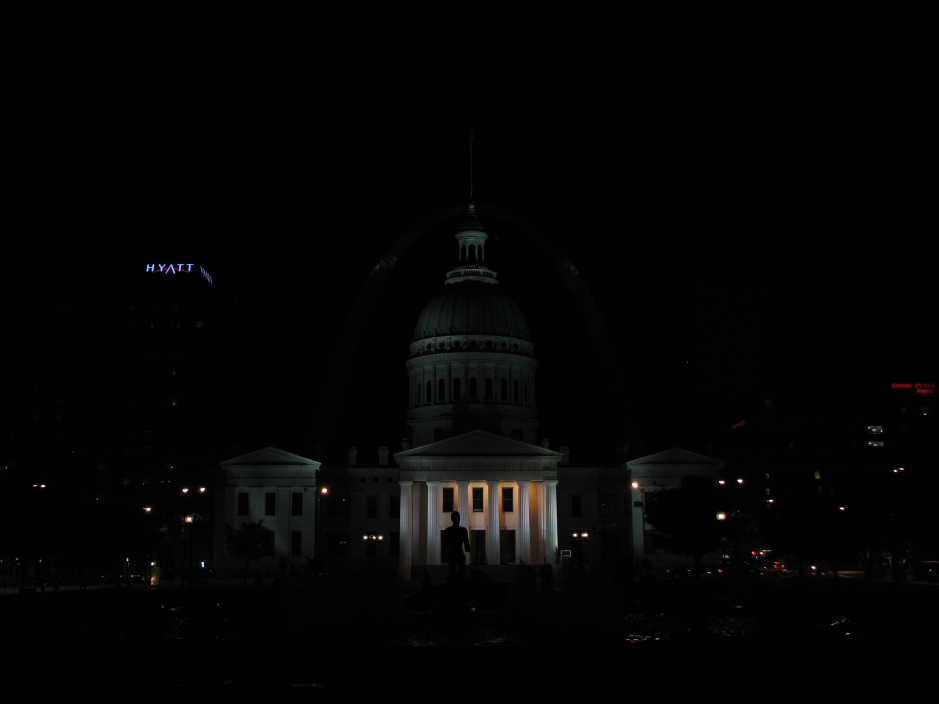
#> input picture 10/img_0.033.jpg, 2816 x 2112 px (shown at 1/3 size)
$ jupyter execute 10_hdr.ipynb   (shell and % lines are left out)
#> lines starting #> are read from the running program, lines starting #| are printed output that depends on the picture; long printed decimals are rounded
# High Dynamic Range (HDR) Imaging

**Satya Mallick, LearnOpenCV.com**

[cell 1]
# Import Libraries
import os
import cv2
import numpy as np
import matplotlib.pyplot as plt

from zipfile import ZipFile
from urllib.request import urlretrieve

##  <font style="color:black">Download Assets</font>

[cell 2]
def download_and_unzip(url, save_path):
#> called with save_path = '10/opencv_bootcamp_assets_NB10.zip'
    print(f"Downloading and extracting assests....", end="")

    # Downloading zip file using urllib package.
    urlretrieve(url, save_path)
#> (this line was passed over: the network is not available in this run)

    try:
        # Extracting zip file using the zipfile package.
        with ZipFile(save_path) as z:
            # Extract ZIP file contents in the same directory.
            z.extractall(os.path.split(save_path)[0])

        print("Done")

    except Exception as e:
        print("\nInvalid file.", e)

[cell 3]
URL = r"https://www.dropbox.com/s/qa1hsyxt66pvj02/opencv_bootcamp_assets_NB10.zip?dl=1"

asset_zip_path = os.path.join(os.getcwd(), "opencv_bootcamp_assets_NB10.zip")

# Download if assest ZIP does not exists.
if not os.path.exists(asset_zip_path):
    download_and_unzip(URL, asset_zip_path)

# with ZipFile(asset_zip_path) as z:
#     # Extract ZIP file contents in the same directory.
#     z.extractall(os.path.split(asset_zip_path)[0])
#     print("Done")

# Basic Idea

1. The **dynamic range** of images is limited to 8-bits (0 - 255) per channel
2. Very bright pixels saturate to 255
3. Very dark pixels clip to 0

# Step 1: Capture Multiple Exposures

[cell 4]
def readImagesAndTimes():
    # List of file names
    filenames = ["img_0.033.jpg", "img_0.25.jpg", "img_2.5.jpg", "img_15.jpg"]

    # List of exposure times
    times = np.array([1 / 30.0, 0.25, 2.5, 15.0], dtype=np.float32)

    # Read images
    images = []
    for filename in filenames:
        im = cv2.imread(filename)
#> im is the input picture: shape (2112, 2816, 3); mean B, G, R 3.4, 3.7, 3.7
        images.append(im)

    return images, times

# Step 2: Align Images

[cell 5]
# Read images and exposure times
images, times = readImagesAndTimes()

# Align Images
alignMTB = cv2.createAlignMTB()
alignMTB.process(images, images)

# 代码解释：图像对齐处理

这段代码是使用OpenCV进行高动态范围(HDR)图像处理的一部分，主要功能是对不同曝光时间的图像进行对齐。

## 代码逐行解释：

1. `images, times = readImagesAndTimes()`
   - 调用`readImagesAndTimes()`函数读取一组图像及其对应的曝光时间
   - 返回：
     - `images`: 包含多幅不同曝光图像的列表
     - `times`: 与每幅图像对应的曝光时间数组

2. `alignMTB = cv2.createAlignMTB()`
   - 创建一个基于MTB(Median Threshold Bitmap，中值阈值位图)算法的图像对齐器
   - MTB算法特点：
     * 对亮度变化鲁棒(适合不同曝光图像对齐)
     * 计算效率高
     * 通过将图像转换为二值位图来对齐

3. `alignMTB.process(images, images)`
   - 执行对齐操作
   - 参数：
     - 第一个`images`: 输入图像列表(不同曝光的图像)
     - 第二个`images`: 输出图像列表(对齐后的图像，这里直接覆盖原列表)
   - 处理过程：
     1. 选择一幅图像作为参考(通常是中等曝光的那幅)
     2. 将其余图像与之对齐
     3. 结果存储在输入的images变量中

## 为什么要做图像对齐？

在不同时间拍摄的同一场景的多幅图像之间可能存在微小位移(即使使用三脚架)，对齐可以：
- 消除相机微小移动带来的影响
- 确保后续HDR合成时像素位置准确对应
- 提高最终HDR图像的质量

MTB算法特别适合处理不同曝光图像的对齐，因为它对亮度变化不敏感。

# Step 3: Estimate Camera Response Function

[cell 6]
# Find Camera Response Function (CRF)
calibrateDebevec = cv2.createCalibrateDebevec()
responseDebevec = calibrateDebevec.process(images, times)
print(type(responseDebevec))
print(responseDebevec.shape)
#| (256, 1, 3)

# Plot CRF
x = np.arange(256, dtype=np.uint8)
y = np.squeeze(responseDebevec)
print(type(y))
print(y.shape)
#| (256, 3)

ax = plt.figure(figsize=(30, 15))
plt.title("Debevec Inverse Camera Response Function", fontsize=24)
plt.xlabel("Measured Pixel Value", fontsize=22)
plt.ylabel("Calibrated Intensity", fontsize=22)
plt.xlim([0, 260])
plt.grid()
plt.plot(x, y[:, 0], "b", x, y[:, 1], "g", x, y[:, 2], "r")
plt.show()
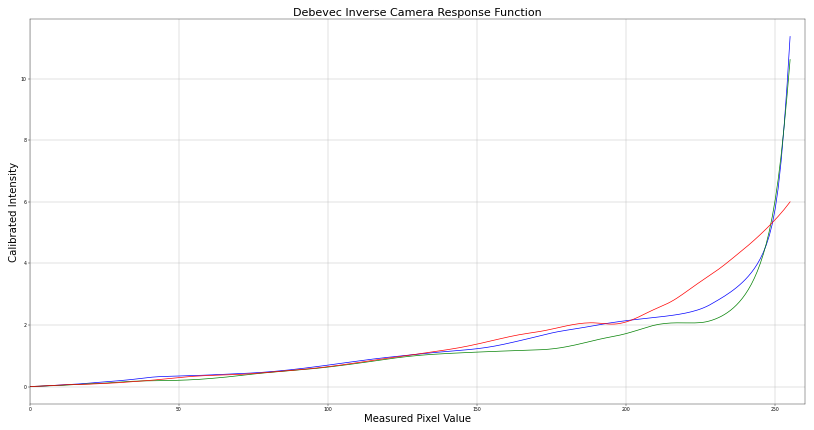
#> figure drawn by matplotlib, 1 panel; curve peaks at x = 255, y = 11.37; curve peaks at x = 255, y = 10.62; curve peaks at x = 255, y = 6

# 代码解释：相机响应函数(CRF)计算与可视化

这段代码用于计算相机的响应函数(Camera Response Function, CRF)并将其可视化，这是HDR成像中的关键步骤。

## 代码逐行解释：

1. `calibrateDebevec = cv2.createCalibrateDebevec()`
   - 创建Debevec算法的CRF校准器
   - Debevec算法特点：
     * 从不同曝光图像中恢复相机响应曲线
     * 基于辐射度与像素值的非线性关系建模
     * 论文来源：Debevec和Malik的"Recovering High Dynamic Range Radiance Maps from Photographs"(1997)

2. `responseDebevec = calibrateDebevec.process(images, times)`
   - 计算相机响应函数
   - 参数：
     - `images`: 对齐后的不同曝光图像序列
     - `times`: 对应的曝光时间数组
   - 返回：
     - `responseDebevec`: 3x256的矩阵，表示BGR三个通道的逆CRF

3. `x = np.arange(256, dtype=np.uint8)`
   - 创建x轴数据(0-255的像素值范围)

4. `y = np.squeeze(responseDebevec)`
   - 去除CRF矩阵的单维度条目
   - 结果形状：256x3 (像素值x通道)

5. 绘图部分：
   ```python
   ax = plt.figure(figsize=(30, 10))
   plt.title("Debevec Inverse Camera Response Function", fontsize=24)
   plt.xlabel("Measured Pixel Value", fontsize=22)
   plt.ylabel("Calibrated Intensity", fontsize=22)
   plt.xlim([0, 260])
   plt.grid()
   plt.plot(x, y[:, 0], "b", x, y[:, 1], "g", x, y[:, 2], "r")
   plt.show()
   ```
   - 创建大尺寸图形(30x10英寸)
   - 设置标题和轴标签(大字体)
   - x轴范围0-260
   - 显示网格
   - 绘制三条曲线：
     - 蓝色("b"): 蓝色通道的逆CRF
     - 绿色("g"): 绿色通道的逆CRF
     - 红色("r"): 红色通道的逆CRF

## 相机响应函数的意义

CRF描述了：
- 真实场景辐射度 → 相机捕获像素值的映射关系
- 通常是非线性的(特别是高光和阴影部分)
- 不同颜色通道可能有不同响应

逆CRF(这里计算的)则是：
- 像素值 → 辐射度的映射
- 用于将不同曝光图像转换到统一的辐射度空间

## 典型CRF曲线特征

1. S形曲线：大多数相机的响应函数呈S形
2. 通道差异：蓝色通道通常灵敏度较低
3. 非线性：两端(暗部和亮部)变化较平缓

# Step 4: Merge Exposure into an HDR Image

[cell 7]
def image_param_show(image):
    print('--------------image params:-------------')
    # print("image params:")
    print('type(image):', type(image))
    print('image.shape:', image.shape)
    print('image.dtype:', image.dtype)
    print("pixel max:", image.max())
    print("pixel min:", image.min())
    print("pixel mean", image.mean())
    print("NaN count:", np.isnan(image).sum())
    print("Inf count:", np.isinf(image).sum())
    print('----------------------------------------\n')

[cell 8]
# Merge images into an HDR linear image
mergeDebevec = cv2.createMergeDebevec()
hdrDebevec = mergeDebevec.process(images, times, responseDebevec)
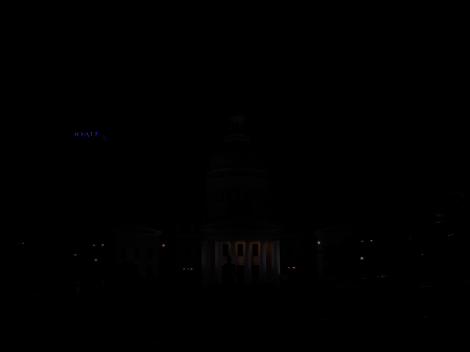
#> hdrDebevec: shape (2112, 2816, 3) float32 (shown at 1/6 size); mean of channels 0, 1, 2 0.6, 0.6, 0.7; drawn with min black and max white
image_param_show(images[0])
#| type(image): <class 'numpy.ndarray'>
#| image.shape: (2112, 2816, 3)
#| image.dtype: uint8
#| pixel max: 255
#| pixel min: 0
#| pixel mean 3.583
#| NaN count: 0
#| Inf count: 0

image_param_show(hdrDebevec)
#| type(image): <class 'numpy.ndarray'>
#| image.shape: (2112, 2816, 3)
#| image.dtype: float32
#| pixel max: 341.029
#| pixel min: 0.0004205
#| pixel mean 0.656
#| NaN count: 0
#| Inf count: 0

# 代码解释：合并图像生成HDR线性图像

这段代码使用Debevec算法将不同曝光度的图像合并为一个高动态范围(HDR)的线性辐射度图像。

## 代码逐行解释：

1. `mergeDebevec = cv2.createMergeDebevec()`
   - 创建Debevec算法的HDR图像合并器
   - 基于Paul Debevec提出的加权融合方法
   - 特点：
     * 考虑每张图像的曝光时间
     * 使用相机响应函数进行辐射度校准
     * 对不同曝光区域赋予不同权重(通常过度曝光和欠曝光区域权重较低)

2. `hdrDebevec = mergeDebevec.process(images, times, responseDebevec)`
   - 执行HDR图像合并
   - 参数：
     - `images`: 对齐后的不同曝光图像序列(必须是已对齐的图像)
     - `times`: 对应的曝光时间数组(单位通常是秒)
     - `responseDebevec`: 之前计算得到的相机逆响应函数
   - 返回：
     - `hdrDebevec`: 合并后的HDR图像(32位浮点型，3通道BGR格式)

## 算法核心原理

1. **辐射度恢复**：
   - 对每个像素，利用公式：E = f⁻¹(Z)/(Δt)
     - E: 场景辐射度
     - f⁻¹: 逆相机响应函数(已计算)
     - Z: 像素观测值
     - Δt: 曝光时间

2. **加权融合**：
   - 使用加权平均组合多曝光图像的辐射度估计
   - 权重函数通常选择：
     * 对中等亮度值赋予高权重
     * 对接近饱和(过曝)或接近噪声(欠曝)的值赋予低权重

3. **结果特性**：
   - 生成的HDR图像值范围远超0-255
   - 以线性辐射度值表示场景真实亮度
   - 需要后续的色调映射才能在普通显示器上显示

## 输出HDR图像特点

- 数据类型：32位浮点(CV_32FC3)
- 颜色空间：线性辐射度空间(非sRGB等感知空间)
- 值范围：无固定范围，包含真实场景的物理亮度值
- 典型后续处理：色调映射(Tone Mapping)或保存为HDR格式(如.exr)

# 为什么hdr数据不直接归一化到0-1之间，而是要先tone mapping?

HDR数据不能直接归一化到 `[0,1]` 而必须经过 **Tone Mapping（色调映射）** 的根本原因在于：**HDR存储的是物理亮度值（线性辐射度），而人眼和显示器对亮度的感知是非线性的**。以下是关键原因的分步解释：

---

### 1. **HDR数据的本质问题**
   - **物理范围极大**：HDR图像的像素值代表真实场景的辐射度（单位可能是 `W/m²/sr`），范围可能从 `10⁻⁶`（黑暗角落）到 `10⁹`（太阳直射）等极端值。
   - **直接归一化会丢失信息**：
     假设一个HDR图像的亮度范围为 `[0.1, 1,000,000]`，如果直接归一化：
     ```python
     normalized = (hdr - 0.1) / (1e6 - 0.1)
     ```
     结果中：
     - `0.1 → 0`
     - `1 → 0.000001`（几乎不可见）
     - `1,000,000 → 1`
     **99.9999%的像素会被压缩到接近0的极小区间**，导致图像一片黑暗。

---

### 2. **人眼感知特性**
   - **非线性敏感度**：人眼对暗部变化敏感，对亮部变化迟钝（近似对数响应）。
   - **动态范围限制**：普通显示器仅能显示约 `0.1~300 cd/m²`，而HDR可能覆盖 `10⁻⁶~10⁸ cd/m²`。
   - **直接归一化无法匹配感知**：线性压缩会让人眼敏感的暗部细节被挤压。

---

### 3. **Tone Mapping的核心作用**
色调映射的本质是 **将HDR的物理亮度值非线性地映射到显示器的有限范围**，同时：
   - **保留视觉重要的对比度**（如暗部细节和高光层次）
   - **模拟人眼的适应过程**（如局部亮度适应）
   - **避免颜色失真**（如饱和度损失）

#### 对比实验：
| 方法                | 结果                          | 问题                          |
|---------------------|-------------------------------|-------------------------------|
| 直接归一化到 `[0,1]` | 图像整体黑暗，细节全失         | 线性压缩破坏感知均衡           |
| Tone Mapping        | 暗部可见，高光不过曝           | 需要算法参数调优               |

---

### 4. **数学本质区别**
假设HDR图像中的一个像素亮度为 \( E \)，显示器输出为 \( L \)：
- **直接归一化**（错误）：
  \[
  L = \frac{E - E_{\min}}{E_{\max} - E_{\min}}
  \]
  → 线性映射，无视感知非线性。

- **Tone Mapping**（正确）：
  \[
  L = T(E)
  \]
  其中 \( T \) 是**感知优化的非线性函数**，例如：
  - **Drago算法**：自适应对数映射
  - **Reinhard算法**：基于摄影曝光曲线
  - **ACES**：好莱坞标准色彩映射

---

### 5. **实际案例演示
用OpenCV处理同一HDR图像：
```python
# 错误方法：直接归一化
hdr_normalized = (hdr - hdr.min()) / (hdr.max() - hdr.min())
cv2.imwrite("bad.jpg", 255 * hdr_normalized)  # 结果一片黑

# 正确方法：Tone Mapping
tonemap = cv2.createTonemapDrago(gamma=1.0, saturation=0.7)
ldr = tonemap.process(hdr)
cv2.imwrite("good.jpg", 255 * ldr)  # 细节可见
```

---

### 6. **何时需要归一化？**
仅在 **Tone Mapping之后** 对LDR结果做归一化（此时数据已在感知合理的范围内）：
```python
ldr = tonemap.process(hdr)  # 输出范围通常已在[0,1]附近
ldr_normalized = np.clip(ldr, 0, 1)  # 可选：微调确保不越界
```

---

### 总结：为什么必须Tone Mapping？
1. **物理值≠感知值**：HDR的线性辐射度需要转换为非线性感知亮度。
2. **动态范围压缩**：将极端范围（如 `10⁶:1`）智能压缩到显示器可显示的 `1000:1`。
3. **细节保留**：通过非线性曲线同时保留暗部和高光信息。

直接归一化等同于用“一刀切”的线性方法处理非线性问题，必然失败。Tone Mapping才是符合人类视觉特性的科学解决方案。

# Step 5: Tonemapping

Many Tonemapping algorithms are available in OpenCV. We chose Drago as it has more controls.

[cell 9]
# Tonemap using Drago's method to obtain 24-bit color image
tonemapDrago = cv2.createTonemapDrago(1.0, 0.7)
ldrDrago = tonemapDrago.process(hdrDebevec)
#> ldrDrago: shape (2112, 2816, 3) float32; 0% of the values are NaN or infinite; the others: min -5.96e-12, max 1, mean 0.0777
image_param_show(ldrDrago)
#| type(image): <class 'numpy.ndarray'>
#| image.shape: (2112, 2816, 3)
#| image.dtype: float32
#| pixel max: nan
#| pixel min: nan
#| pixel mean nan
#| NaN count: 1
#| Inf count: 0

ldrDrago_sans_nan = np.nan_to_num(ldrDrago, nan=0.0)
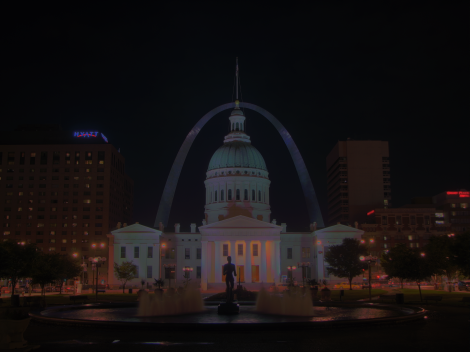
#> ldrDrago_sans_nan: shape (2112, 2816, 3) float32 (shown at 1/6 size); mean of channels 0, 1, 2 0.075, 0.072, 0.0872; drawn with min black and max white
ldrDrago = ldrDrago_sans_nan

ldrDrago = 3 * ldrDrago

image_param_show(ldrDrago)
#| type(image): <class 'numpy.ndarray'>
#| image.shape: (2112, 2816, 3)
#| image.dtype: float32
#| pixel max: 3.000
#| pixel min: -1.7881826e-11
#| pixel mean 0.2332
#| NaN count: 0
#| Inf count: 0

# Saving image
cv2.imwrite("ldr-Drago.jpg", 255*ldrDrago)
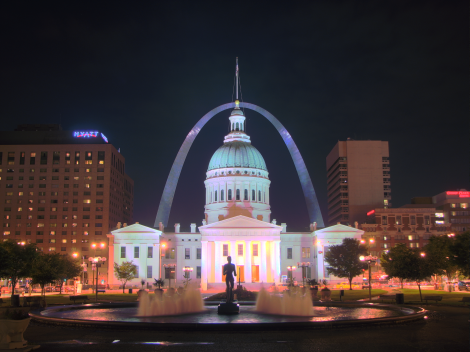
#> saved as ldr-Drago.jpg: shape (2112, 2816, 3) (shown at 1/6 size); mean B, G, R 56.7, 54.7, 65.5
# Saving image
cv2.imwrite("ldr-Drago_sans_nan.jpg", 255*ldrDrago_sans_nan*3)

showed_image = np.clip(ldrDrago, 0, 1)[:,:,::-1]
# showed_image = (ldrDrago - ldrDrago.min())/(ldrDrago.max() - ldrDrago.min())
# Plotting image
plt.figure(figsize=(20, 10));plt.imshow(showed_image);plt.axis("off");
image_param_show(showed_image)
#| type(image): <class 'numpy.ndarray'>
#| image.shape: (2112, 2816, 3)
#| image.dtype: float32
#| pixel max: 1.0
#| pixel min: 0.0
#| pixel mean 0.2312
#| NaN count: 0
#| Inf count: 0
plt.show()

# 代码解释：Drago色调映射与结果保存

这段代码使用Drago的色调映射方法将HDR图像转换为可在普通显示器上显示的8位图像，并保存和展示结果。

## 代码逐行解释：

1. **创建Drago色调映射器**：
   ```python
   tonemapDrago = cv2.createTonemapDrago(1.0, 0.7)
   ```
   - 创建Drago色调映射算法实例
   - 参数：
     - `1.0`: gamma值(亮度校正)，1.0表示不进行额外gamma校正
     - `0.7`: saturation(饱和度)，控制颜色增强程度(0-1之间)

2. **应用色调映射**：
   ```python
   ldrDrago = tonemapDrago.process(hdrDebevec)
   ```
   - 将HDR图像(`hdrDebevec`)转换为低动态范围图像(LDR)
   - 输出值范围自动归一化到[0,1]

3. **亮度增强**：
   ```python
   ldrDrago = 3 * ldrDrago
   ```
   - 将图像亮度乘以3(经验值)，增强整体亮度
   - 注意：可能导致部分区域过曝，需根据实际效果调整

4. **保存图像**：
   ```python
   cv2.imwrite("ldr-Drago.jpg", 255*ldrDrago)
   ```
   - 将图像从[0,1]范围转换到[0,255]并保存为JPEG
   - 文件名为"ldr-Drago.jpg"

5. **显示图像**：
   ```python
   plt.figure(figsize=(20, 10))
   plt.imshow(np.clip(ldrDrago, 0, 1)[:,:,::-1])
   plt.axis("off")
   plt.show()
   ```
   - 创建大尺寸显示窗口(20x10英寸)
   - `np.clip(ldrDrago, 0, 1)`: 确保值在[0,1]范围内(防止乘以3后超限)
   - `[:,:,::-1]`: 将BGR转换为RGB格式供matplotlib显示
   - 隐藏坐标轴(`axis("off")`)

## Drago色调映射算法特点

1. **自适应对数映射**：
   - 对不同亮度区域采用不同的压缩曲线
   - 保留高光细节同时增强暗部

2. **视觉特性优化**：
   - 模拟人眼对亮度的非线性感知
   - 避免传统gamma校正的缺陷

3. **参数影响**：
   - 较高saturation值增强色彩鲜艳度
   - gamma值影响整体亮度分布

## 实际应用注意事项

1. 亮度乘数(这里的3)应根据具体HDR内容调整
2. 对于极端动态范围的场景，可能需要尝试其他色调映射算法
3. 专业工作流中通常会保存HDR原始数据(.exr)和多个色调映射版本
4. OpenCV的色调映射器输出范围是[0,1]，需要自行缩放为显示/存储格式

[cell 10]
# Tonemap using Reinhard's method to obtain 24-bit color image
print("Tonemaping using Reinhard's method ... ")
tonemapReinhard = cv2.createTonemapReinhard(1.5, 0, 0, 0)
ldrReinhard = tonemapReinhard.process(hdrDebevec)
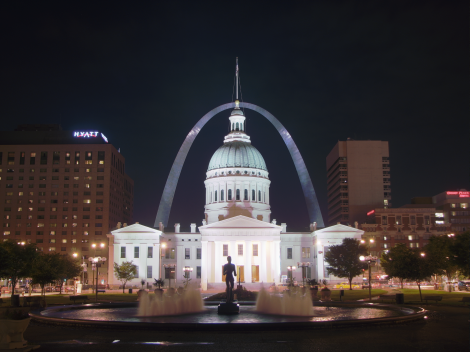
#> ldrReinhard: shape (2112, 2816, 3) float32 (shown at 1/6 size); mean of channels 0, 1, 2 0.216, 0.21, 0.234; drawn as B, G, R

# Saving image
cv2.imwrite("ldr-Reinhard.jpg", ldrReinhard * 255)

# Plotting image
plt.figure(figsize=(20, 10));plt.imshow(np.clip(ldrReinhard, 0, 1)[:,:,::-1]);plt.axis("off")
plt.show()

[cell 11]
# Tonemap using Mantiuk's method to obtain 24-bit color image
print("Tonemaping using Mantiuk's method ... ")
tonemapMantiuk = cv2.createTonemapMantiuk(2.2, 0.85, 1.2)
ldrMantiuk = tonemapMantiuk.process(hdrDebevec)
#> ldrMantiuk: shape (2112, 2816, 3) float32; 0% of the values are NaN or infinite; the others: min 0.000603, max 1, mean 0.0742
ldrMantiuk = 3 * ldrMantiuk
#> ldrMantiuk: shape (2112, 2816, 3) float32; 0% of the values are NaN or infinite; the others: min 0.00181, max 3, mean 0.223

# save the image using cv2.imwrite
cv2.imwrite("ldr-Mantiuk.jpg", ldrMantiuk * 255)
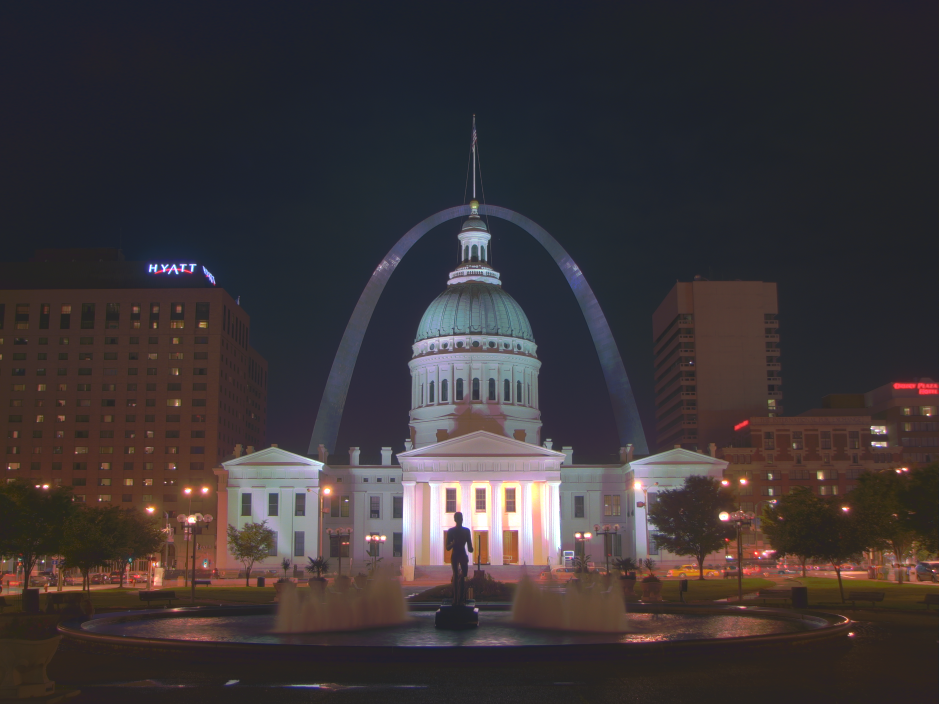
#> saved as ldr-Mantiuk.jpg: shape (2112, 2816, 3) (shown at 1/3 size); mean B, G, R 55.9, 53.5, 60.1

# plot the image using plt.imshow
plt.figure(figsize=(20, 10));plt.imshow(np.clip(ldrMantiuk, 0, 1)[:,:,::-1]);plt.axis("off")
plt.show()
